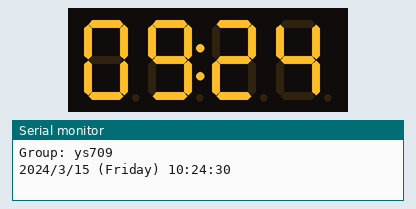
Recording of a sketch running on a simulated Arduino Uno, built with avr-gcc and run on an emulated ATmega328P. Shown: 4-digit seven-segment display, the last lines printed to the serial monitor. The local clock reads 2024-03-15 10:24:30 at power-on unless the sketch sets it.

Above: at 0.1 s.
At 90.3 s:
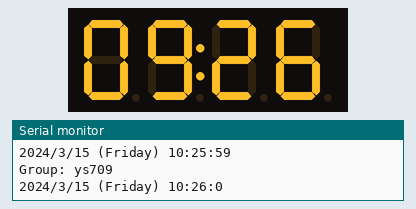

The sketch:

ds1307.ino
```cpp
// Date and time functions using a DS1307 RTC connected via I2C and Wire lib
#include <Wire.h>
#include "RTClib.h"
#include "TM1637.h"

#define GROUP_NO "ys709"

#define RTC_SDA A4
#define RTC_SCL A5

#define CLK 10
#define DIO 9

RTC_DS1307 rtc;
TM1637 display(CLK, DIO);

char daysOfTheWeek[7][12] = {"Sunday", "Monday", "Tuesday", "Wednesday", "Thursday", "Friday", "Saturday"};

void setup() {
  Serial.begin(9600);

  display.init();
  display.set(BRIGHTEST);
  display.clearDisplay();

  Wire.begin();

  if (!rtc.begin()) {
    Serial.println(F("Couldn't find RTC"));
    while (1);
  }

  // 第一次使用或时间丢失时，取消下面这行注释上传一次，之后再注释掉重新上传
  // rtc.adjust(DateTime(F(__DATE__), F(__TIME__)));
}

void loop() {
  DateTime now = rtc.now();

  Serial.print(F("Group: "));
  Serial.println(F(GROUP_NO));

  Serial.print(now.year(), DEC);
  Serial.print('/');
  Serial.print(now.month(), DEC);
  Serial.print('/');
  Serial.print(now.day(), DEC);
  Serial.print(" (");
  Serial.print(daysOfTheWeek[now.dayOfTheWeek()]);
  Serial.print(") ");
  Serial.print(now.hour(), DEC);
  Serial.print(':');
  Serial.print(now.minute(), DEC);
  Serial.print(':');
  Serial.print(now.second(), DEC);
  Serial.println();

  // 数码管显示：组号后两位 09 + 分钟，格式为 09:分钟
  int groupTail = 9;
  int minute = now.minute();

  int8_t digits[4];
  digits[0] = groupTail / 10;
  digits[1] = groupTail % 10;
  digits[2] = minute / 10;
  digits[3] = minute % 10;

  display.point(POINT_ON);
  display.display(digits);

  delay(1000);
}
```
